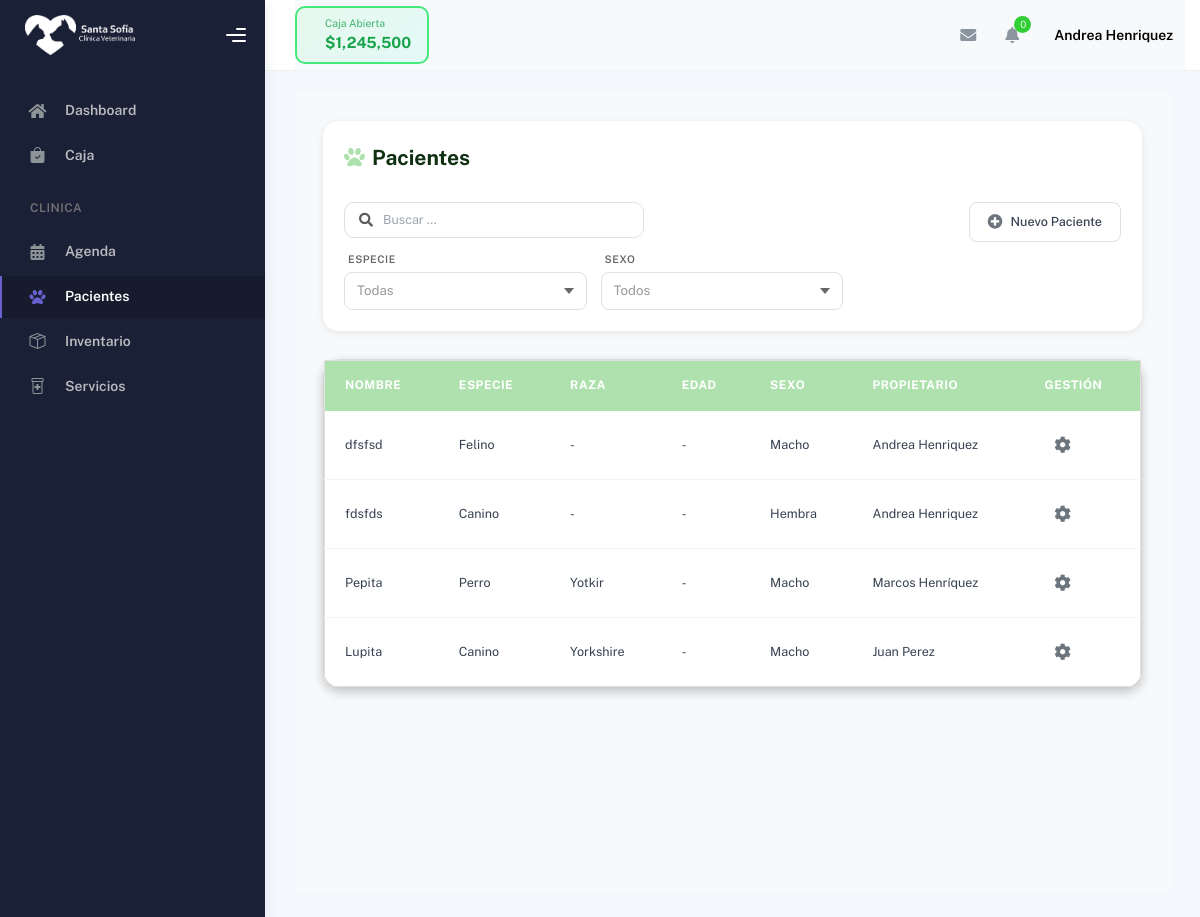
/hospital/pacientes/ (signed in), run on the app's committed database.
### cuentas/models.py (models this page shows, shortened)
class CustomUser(AbstractBaseUser, PermissionsMixin):
    ROLES = [
        ('administracion', 'Administración'),
        ('veterinario', 'Veterinario'),
        ('recepcion', 'Recepción'),
    ]
    rut = models.CharField(max_length=12, unique=True, verbose_name="RUT")
    nombre = models.CharField(max_length=50)
    apellido = models.CharField(max_length=50)
    correo = models.EmailField(unique=True)
    telefono = models.CharField(max_length=20, blank=True, null=True)
    direccion = models.CharField(max_length=255, blank=True, null=True)
    tipo_contrato = models.CharField(max_length=50, blank=True, null=True)
    rol = models.CharField(max_length=20, choices=ROLES, default='recepcion', verbose_name="Rol")
    is_staff = models.BooleanField(default=False)
    is_active = models.BooleanField(default=True)
    date_joined = models.DateTimeField(default=timezone.now)
    objects = CustomUserManager()
    USERNAME_FIELD = 'rut'
    REQUIRED_FIELDS = ['correo', 'nombre', 'apellido']
    def get_rol_display_custom(self):
        if self.is_staff and self.is_superuser:
            return 'Administración'
        return self.get_rol_display()

### hospital/models.py (models this page shows, shortened)
class Paciente(models.Model):
    SEXO_CHOICES = [
        ('M', 'Macho'),
        ('H', 'Hembra'),
    ]
    nombre = models.CharField(max_length=100)
    especie = models.CharField(max_length=50)
    raza = models.CharField(max_length=100, blank=True, null=True)
    sexo = models.CharField(max_length=1, choices=SEXO_CHOICES)
    color = models.CharField(max_length=50, blank=True, null=True)
    microchip = models.CharField(max_length=50, blank=True, null=True)
    fecha_nacimiento = models.DateField(null=True, blank=True, verbose_name="Fecha de nacimiento")
    edad_anos = models.IntegerField(null=True, blank=True, verbose_name="Edad en años")
    edad_meses = models.IntegerField(null=True, blank=True, verbose_name="Edad en meses")
    ultimo_peso = models.DecimalField(max_digits=5, decimal_places=2, blank=True, null=True)
    observaciones = models.TextField(blank=True, null=True)
    propietario = models.ForeignKey('Propietario', on_delete=models.CASCADE, related_name='pacientes')
    activo = models.BooleanField(default=True)
    fecha_registro = models.DateTimeField(auto_now_add=True)
    fecha_ultima_modificacion = models.DateTimeField(auto_now=True)
    fecha_ultimo_control = models.DateField(blank=True, null=True)
    class Meta:
        verbose_name = "Paciente"
        verbose_name_plural = "Pacientes"
        ordering = ['-fecha_registro']

class Propietario(models.Model):
    nombre = models.CharField(max_length=100)
    apellido = models.CharField(max_length=100)
    telefono = models.CharField(max_length=20, blank=True, null=True)
    email = models.EmailField(blank=True, null=True)
    direccion = models.TextField(blank=True, null=True)
    fecha_registro = models.DateTimeField(auto_now_add=True)
    class Meta:
        verbose_name = "Propietario"
        verbose_name_plural = "Propietarios"
        ordering = ['apellido', 'nombre']
    @property
    def nombre_completo(self):
        return f"{self.nombre} {self.apellido}".strip()

### hospital/views.py (the view)
# urls.py: path('pacientes/', views.pacientes_view, name='pacientes'),
@login_required
def pacientes_view(request):
    pacientes = Paciente.objects.select_related('propietario').filter(activo=True).order_by('-fecha_registro')
    context = {
        'pacientes': pacientes,
    }
    return render(request, 'pacientes/pacientes.html', context)

### hospital/templates/pacientes/pacientes.html (shortened to what this page needs)
{% extends "partials/base_table.html" %}
{% load static %}
{% block styles %}
<link rel="stylesheet" href="{% static 'css/base/tables_base.css' %}?v=4" type="text/css" media="all">
{% endblock %}
{% block table_title %}
<i class="fas fa-paw"></i> Pacientes
{% endblock %}
{% block table_filters %}
<div class="filter-group">
    <div class="vet-custom-select-wrapper">
        <span class="tag_select">Especie</span>
        <div class="vet-custom-select">
            <span class="vet-selected-value placeholder">Todas</span>
            <div class="vet-arrow"></div>
        </div>
    </div>
    <div class="vet-custom-select-wrapper">
        <span class="tag_select">Sexo</span>
        <div class="vet-custom-select">
            <span class="vet-selected-value placeholder">Todos</span>
            <div class="vet-arrow"></div>
        </div>
    </div>
</div>
{% endblock %}
{% block table_buttons %}
<button type="button" onclick="abrirModalNuevoPaciente()">
    <i class="fas fa-plus-circle"></i> Nuevo Paciente
</button>
{% endblock %}
{% block table_columns %}
<th>Nombre</th>
<th>Especie</th>
<th>Raza</th>
<th>Edad</th>
<th>Sexo</th>
<th>Propietario</th>
<th>Gestión</th>
{% endblock %}
{% block table_rows %}
{% for paciente in pacientes %}
<tr data-especie="{{ paciente.especie|lower }}" data-sexo="{{ paciente.sexo|lower }}">
    <td>{{ paciente.nombre }}</td>
    <td>{{ paciente.get_especie_display|default:paciente.especie|capfirst }}</td>
    <td>{{ paciente.raza|default:"-" }}</td>
    <td>{{ paciente.edad|default:"-" }}</td>
    <td>{{ paciente.get_sexo_display|default:paciente.sexo|capfirst }}</td>
    <td>{{ paciente.propietario.nombre_completo|default:"-" }}</td>
    <td>
        <div class="manage-wheel">
            <button type="button" onclick="toggleWheel(this)">
                <i class="fas fa-cog"></i>
            </button>
        </div>
    </td>
</tr>
{% empty %}
<tr>
    <td colspan="7" style="text-align: center; padding: 2rem;">
        <p style="margin-top: 1rem; color: #666;">No hay pacientes registrados</p>
    </td>
</tr>
{% endfor %}
{% endblock %}

### templates/partials/topbar.html (shortened to what this page needs)
{% load static %}
<div class="main-header">
    <nav class="navbar navbar-header navbar-header-transparent navbar-expand-lg border-bottom">
        <div class="container-fluid">
            <nav class="navbar navbar-header-left navbar-expand-lg p-0 d-none d-lg-flex">
                <div class="cash-status-btn open" id="cashStatusBtn" onclick="toggleCashRegister()">
                    <div class="status-info">
                        <h6 id="cashStatusLabel">Caja Abierta</h6>
                        <div class="amount" id="cashAmount">$1,245,500</div>
                    </div>
                </div>
            </nav>
            <ul class="navbar-nav topbar-nav ms-md-auto align-items-center">
                <li class="nav-item topbar-icon dropdown hidden-caret">
                    <a class="nav-link dropdown-toggle" href="#" id="messageDropdown" role="button"
                        data-bs-toggle="dropdown" aria-haspopup="true" aria-expanded="false">
                        <i class="fa fa-envelope"></i>
                    </a>
                </li>
                <li class="nav-item topbar-icon dropdown hidden-caret">
                    <a class="nav-link dropdown-toggle" href="#" id="notifDropdown" role="button"
                        data-bs-toggle="dropdown" aria-haspopup="true" aria-expanded="false">
                        <i class="fa fa-bell"></i>
                        <span class="notification">0</span>
                    </a>
                </li>
                <li class="nav-item topbar-user dropdown hidden-caret">
                    <a class="dropdown-toggle profile-pic" data-bs-toggle="dropdown" href="#" aria-expanded="false">
                        <span class="profile-username">
                            <span class="fw-bold">{{ user.nombre }} {{ user.apellido }}</span>
                        </span>
                    </a>
                </li>
            </ul>
        </div>
    </nav>
</div>

### static/css/dashboard_style.css (style rules this page uses)
:root { --primary-color: #afe1af; --primary-hover: #89c57c; --text-dark: #103012; }

### static/css/base/modals_base.css (style rules this page uses)
:root { --primary-color: #afe1af; --primary-hover: #89c57c; --text-dark: #103012; --bg-light: #f8f9fa; --border-color: #e0e0e0; --shadow-sm: 0 2px 8px rgba(0, 0, 0, 0.08); --shadow-md: 0 4px 12px rgba(0, 0, 0, 0.12); --grey: #afafaf; --grey-hover: #a8a8a8; }

### static/css/base/tables_base.css (style rules this page uses)
:root { --primary-color: #afe1af; --primary-hover: #89c57c; --text-dark: #103012; --bg-light: #f8f9fa; --border-color: #e0e0e0; --shadow-sm: 0 2px 8px rgba(0, 0, 0, 0.08); --shadow-md: 0 4px 12px rgba(0, 0, 0, 0.12); }
.container-fluid { padding: 2rem; background: var(--bg-light); min-height: 100vh; }
.table-header h4 i, .table-header-grid h4 i { color: var(--primary-color); }
.vet-custom-select-wrapper { flex: 1 1 180px !important; min-width: 160px !important; max-width: 300px !important; margin-bottom: 0 !important; margin-right: 0 !important; box-sizing: border-box !important; display: flex !important; flex-direction: column !important; }
.table-action-buttons button { width: 100% !important; justify-content: flex-end !important; all: unset !important; display: flex !important; align-items: center !important; gap: 8px !important; padding: 10px 18px !important; font-weight: 500 !important; font-size: 0.9rem !important; border-radius: 8px !important; transition: all 0.25s ease !important; background: white !important; border: 1.5px solid #e0e0e0 !important; color: #374151 !important; cursor: pointer !important; user-select: none !important; box-sizing: border-box !important; white-space: nowrap !important; }
.table-action-buttons button i { font-size: 15px !important; color: #6c757d !important; transition: color 0.25s ease !important; }
.filter-group { display: flex !important; flex-direction: row !important; flex-wrap: wrap !important; gap: 1rem !important; width: 100%; }
.vet-custom-select-wrapper { position: relative; min-width: 160px; max-width: 250px; margin-bottom: 0; }
.vet-custom-select { display: flex; justify-content: space-between; align-items: center; background: transparent; border: 1.5px solid var(--border-color); border-radius: 8px; padding: 8px 12px; cursor: pointer; transition: all 0.25s ease; min-width: 120px; min-height: 38px; font-size: 0.95rem; }
.vet-selected-value { color: #333; font-size: 0.95rem; font-weight: 500; user-select: none; }
.vet-selected-value.placeholder { background: transparent !important; background-color: transparent !important; color: #999 !important; opacity: 1 !important; min-height: unset !important; display: inline !important; vertical-align: baseline !important; cursor: pointer !important; font-weight: 400 !important; }
.vet-custom-select .placeholder { background: transparent !important; background-color: transparent !important; }
.vet-arrow { width: 0; height: 0; border-left: 5px solid transparent; border-right: 5px solid transparent; border-top: 6px solid #666; margin-left: 8px; transition: transform 0.25s; }
.tag_select { font-size: 0.75rem !important; font-weight: 600 !important; color: #666 !important; text-transform: uppercase !important; letter-spacing: 0.5px !important; margin-bottom: 4px !important; padding-left: 4px !important; }
.vet-selected-value.placeholder, .vet-custom-select, .vet-custom-select .placeholder { cursor: pointer !important; }
.vet-table th { padding: 16px 20px !important; text-align: left !important; font-size: 0.85rem !important; font-weight: 700 !important; text-transform: uppercase !important; letter-spacing: 0.5px !important; border: none !important; }
.vet-table td { padding: 16px 20px !important; text-align: left !important; border-bottom: 1px solid #f3f4f6 !important; font-size: 0.9rem !important; color: #374151 !important; position: relative !important; overflow: visible !important; }
.vet-table tbody tr { transition: all 0.2s ease !important; position: relative !important; overflow: visible !important; }
.vet-table tbody tr:last-child td { border-bottom: none !important; }
.manage-wheel { position: relative; display: inline-block; }
.manage-wheel > button { background: none !important; border: none !important; border-radius: 0 !important; width: 36px !important; height: 36px !important; display: flex !important; align-items: center !important; justify-content: center !important; color: #6c757d !important; font-size: 1.2rem !important; cursor: pointer !important; transition: background 0.2s, color 0.2s, border-color 0.2s, transform 0.3s; box-shadow: none !important; transform: rotate(0deg); }

### data on the page
CustomUser: nombre "Andrea", apellido "Henriquez"
Paciente: nombre "dfsfsd", especie "Felino", raza "-", edad "-", sexo "Macho", propietario.nombre_completo "Andrea Henriquez"
Paciente: nombre "fdsfds", especie "Canino", raza "-", edad "-", sexo "Hembra", propietario.nombre_completo "Andrea Henriquez"
Paciente: nombre "Pepita", especie "Perro", raza "Yotkir", edad "-", sexo "Macho", propietario.nombre_completo "Marcos Henríquez"
Paciente: nombre "Lupita", especie "Canino", raza "Yorkshire", edad "-", sexo "Macho", propietario.nombre_completo "Juan Perez"
